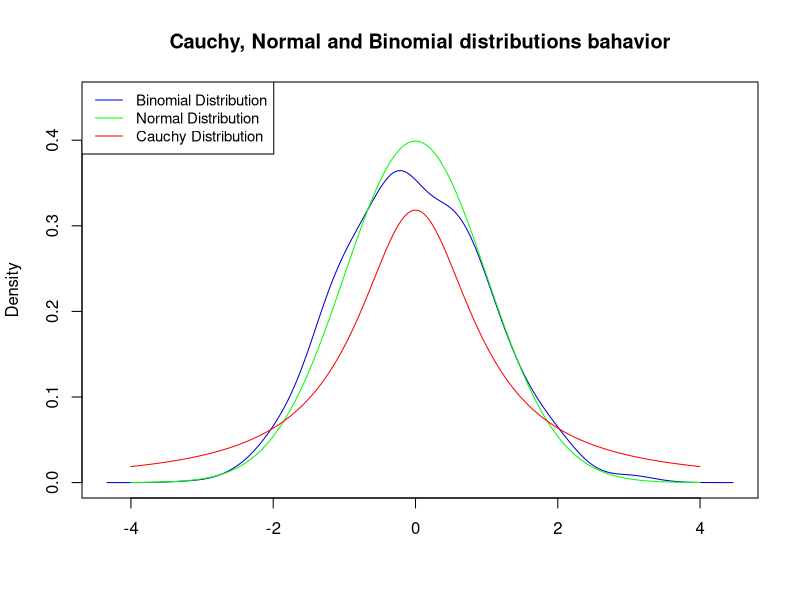

This figure's R source:
# Clear graphics and data
graphics.off()
rm(list = ls())

# Load Packages
library(MASS)
library(KernSmooth)

# Random generation of a bynomial distribution.
p = 0.5
n = 1000

# Random generation of the binomial distribution with parameters 1000*n
# and p

bsample = rbinom(n * 1000, 1, p)

# Create a matrix of binomial random variables

bsamplem = matrix(bsample, n, 1000)

# Compute kernel density estimate

bden = bkde((colMeans(bsamplem) - p)/sqrt(p * (1 - p)/n))

# Proceed to plot the three distributions
plot(bden, col = "blue3", type = "l", lty = 1, lwd = 1, xlab = "", ylab = "Density", 
     main = "Cauchy, Normal and Binomial distributions bahavior", cex.lab = 1, 
     cex.axis = 1, ylim = c(0, 0.45))

plot(dnorm, -4, 4, n = 1000, col = "Green", add = TRUE)

plot(dcauchy, -4, 4, n = 1000, col = "red", add = TRUE)

# Set the legend to differentiate
legend("topleft", legend = c("Binomial Distribution", "Normal Distribution", 
                             "Cauchy Distribution"), lty = 1, col = c("blue", "green", "red"), cex = 0.9)





